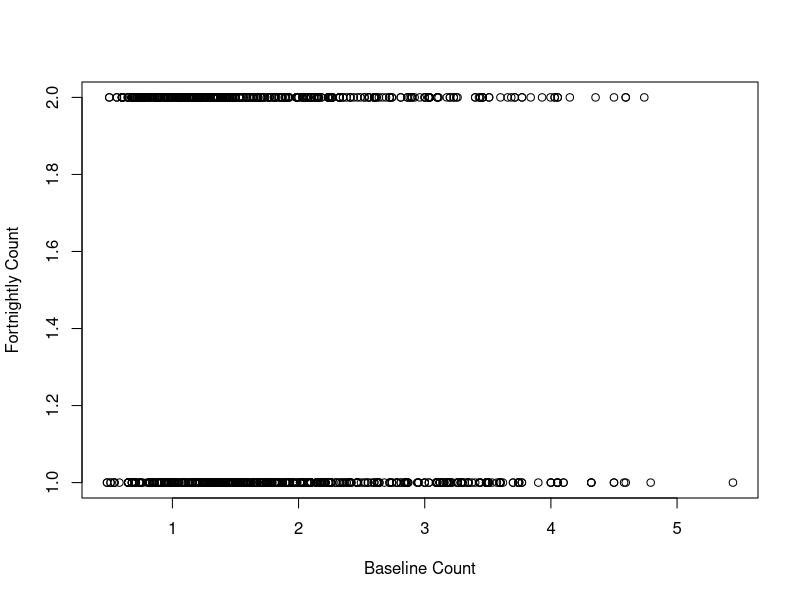
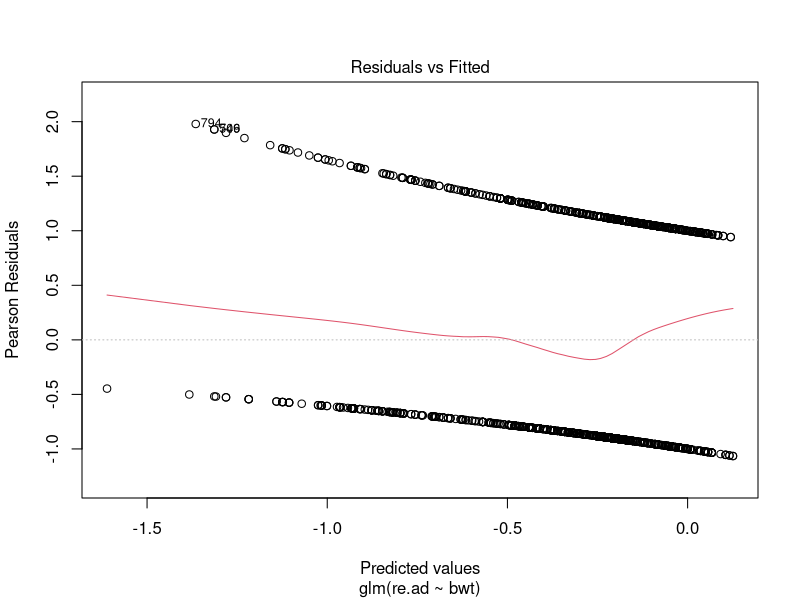
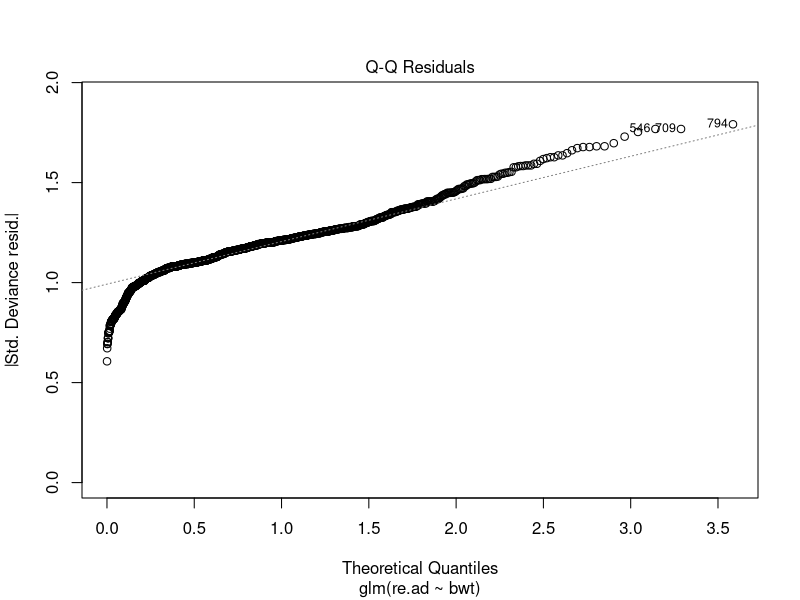
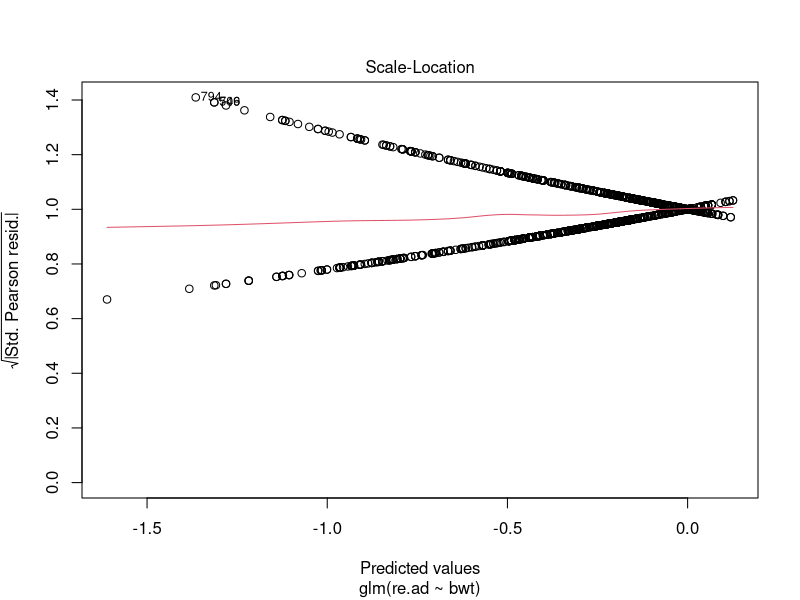
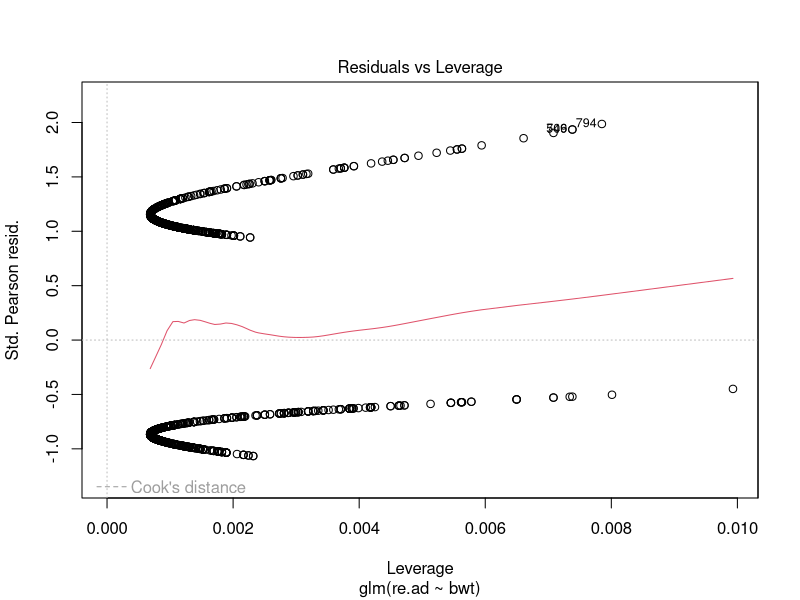
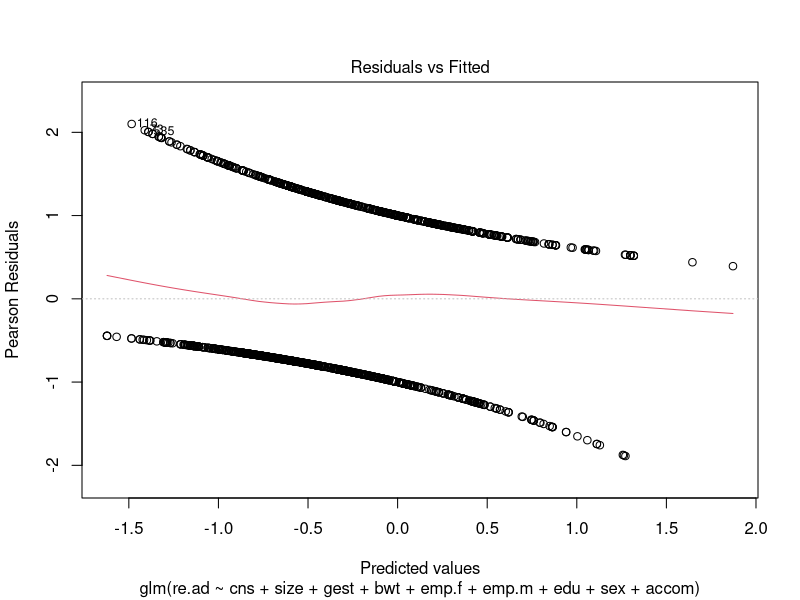
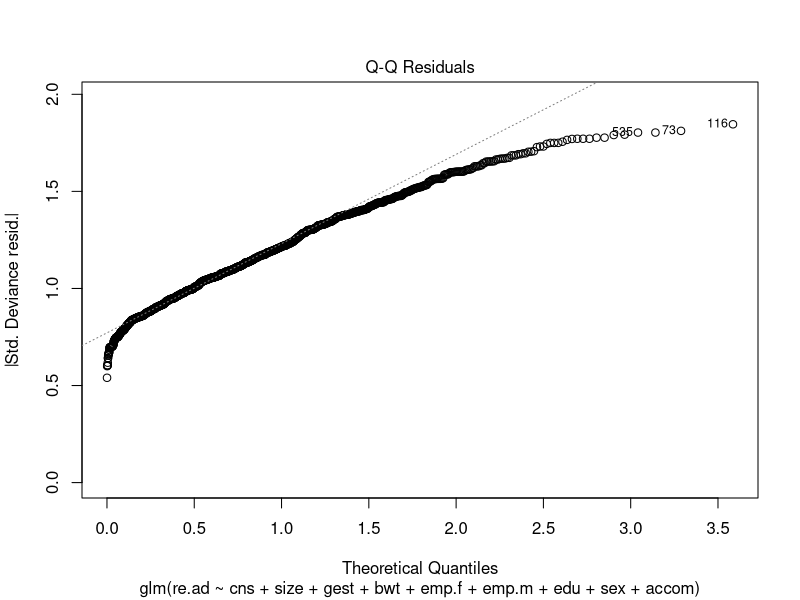
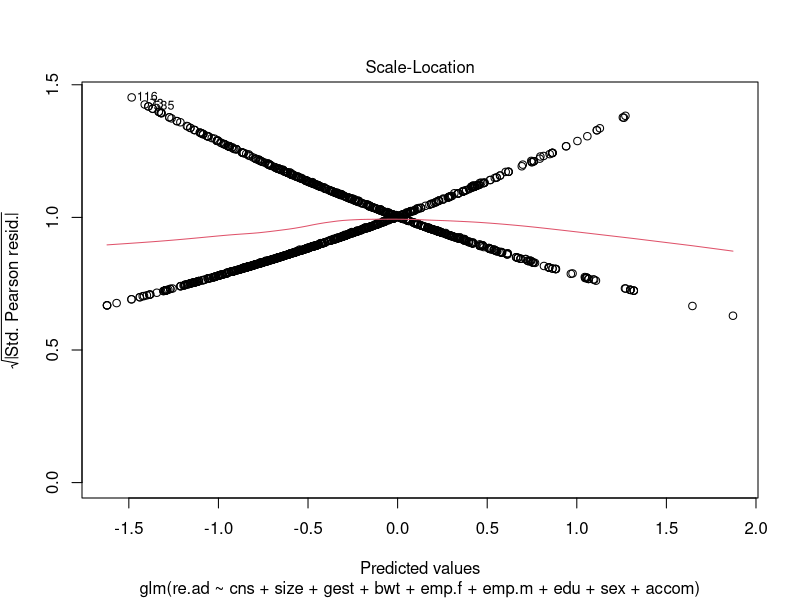

These figures' R source, in order:
## ---- chunk 1
neomod <- read.table("../data/neomod_isam12.dat", header = T)

#plot(neomod)

summary(neomod)


# Attach to allow for better addressing
attach(neomod)

## ---- chunk 2



neomod$cns    = factor(cns)
neomod$size   = factor(size)
neomod$gest   = factor(gest)
neomod$emp.f  = factor(emp.f)
neomod$emp.m  = factor(emp.m)
neomod$edu    = factor(edu)
neomod$re.ad  = factor(re.ad)
neomod$sex    = factor(sex)
neomod$accom  = factor(accom)


summary(neomod)

## ---- chunk 3
head(neomod)
## ---- chunk 4
# Representative Model
mod1 = glm(re.ad ~ bwt,
          data=neomod,
          family=binomial)



summary(mod1)
## ---- chunk 5
# Representative plot
par(mfrow=c(1,1))
plot(neomod$bwt,
     neomod$re.ad,
     xlab="Baseline Count",
     ylab="Fortnightly Count")
abline(mod1, col=2)
## ---- chunk 6
# Representative plot
plot(mod1)
## ---- chunk 7
# Random model - probably wrong
mod2.re.ad = glm(re.ad ~ cns + size + gest + bwt + emp.f + emp.m + edu + sex + accom,
           data= neomod,
           family=binomial)

summary(mod2.re.ad)

plot(mod2.re.ad)
## ---- chunk 8
# Random model - probably wrong
mod2.los = glm(los ~ cns + size + gest + bwt + emp.f + emp.m + edu + sex + accom,
           data= neomod,
           family=Gamma(link=inverse))

summary(mod2.los)

plot(mod2.los)
